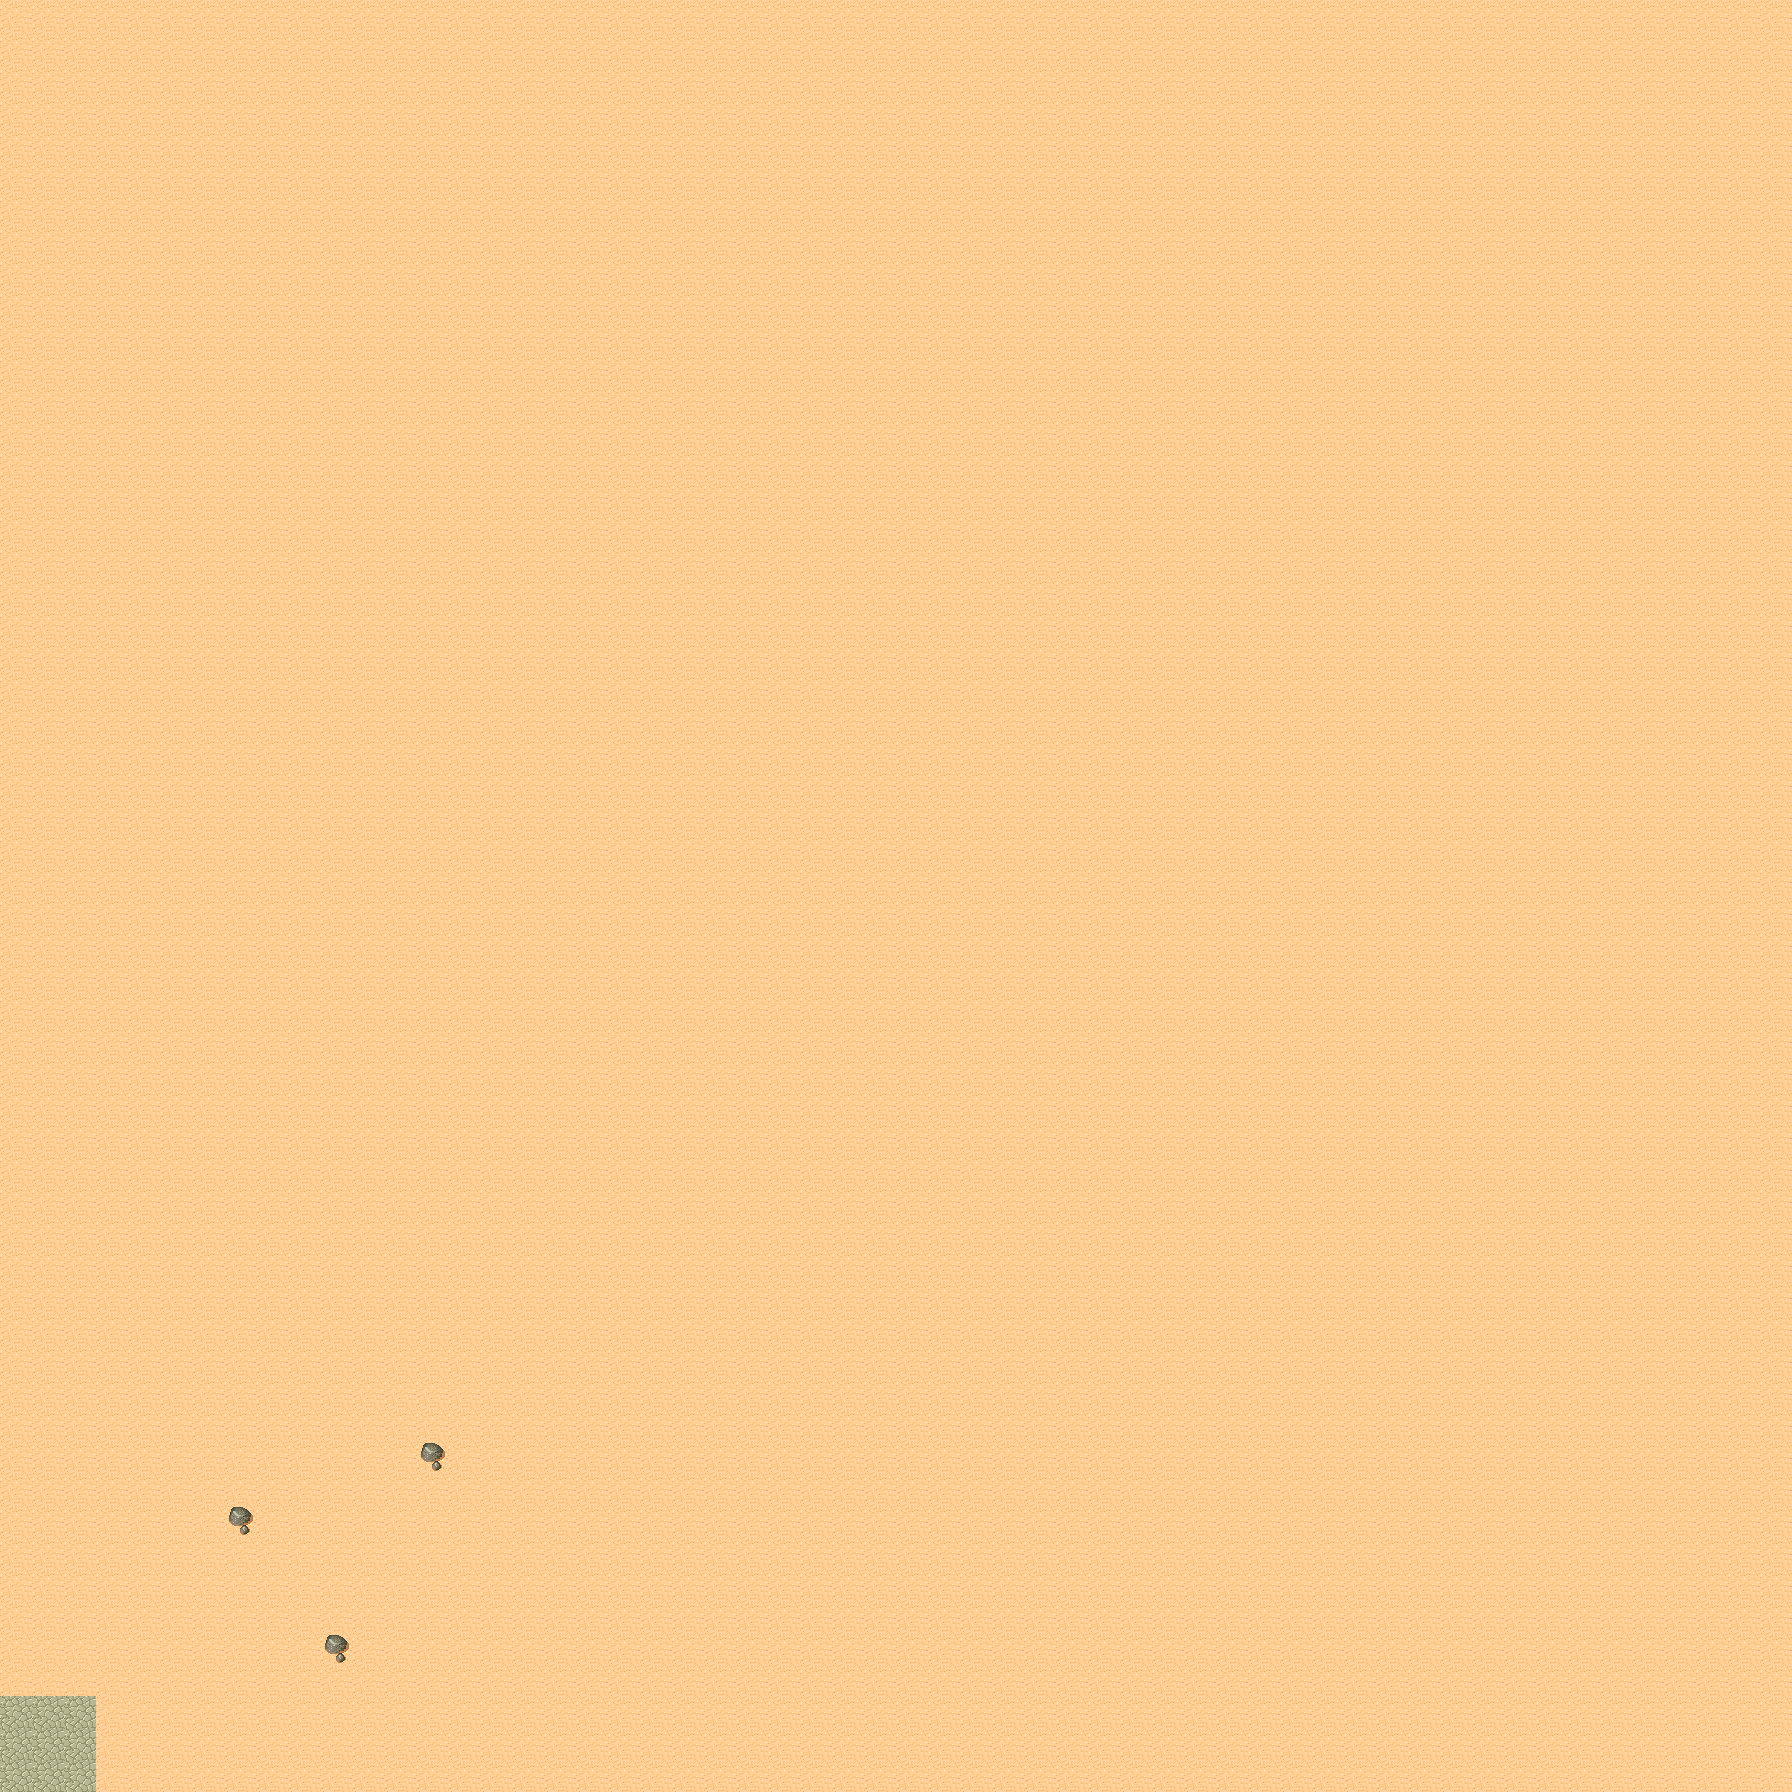

Tiled map render using the project's own tile images. Description and the map definition, with tile-layer contents summarised, below:
An orthogonal 56x56 tile map with 32x32 px tiles, 2 tile layers (background, Kachelebene 2).

<map version="1.0" orientation="orthogonal" width="56" height="56" tilewidth="32" tileheight="32">
 <tileset firstgid="1" name="tmw_desert_spacing" tilewidth="32" tileheight="32" spacing="1" margin="1">
  <image source="tmw_desert_spacing.png" width="265" height="199" />
 </tileset>
 <layer name="background" width="56" height="56">
  <data>[3136 cells, 3136 non-empty, 3 distinct tile ids]</data>
 </layer>
 <layer name="Kachelebene 2" width="56" height="56">
  <data>[3136 cells, 0 non-empty, 0 distinct tile ids]</data>
 </layer>
</map>
